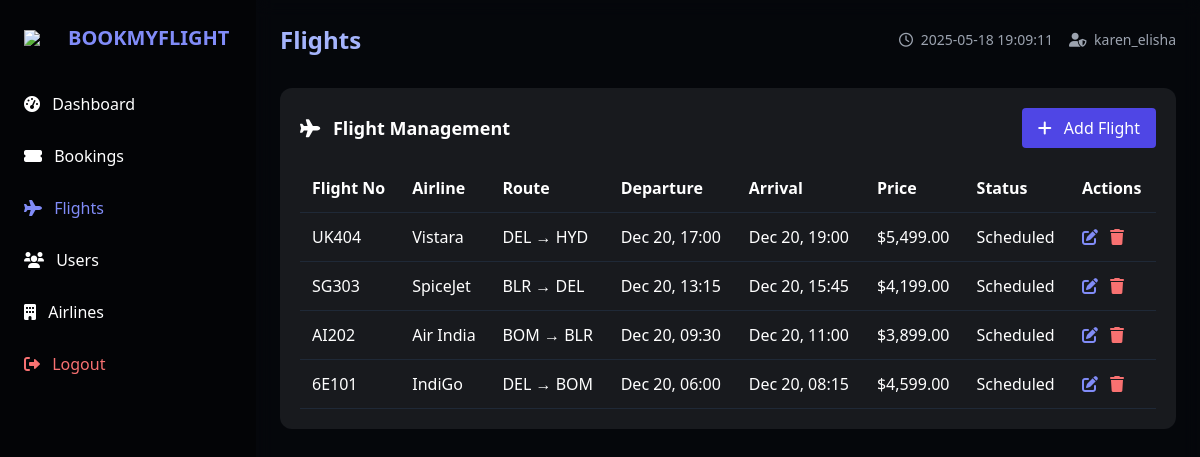
The page /admin-dashboard.php?section=flights (signed in) on the database as committed earlier.
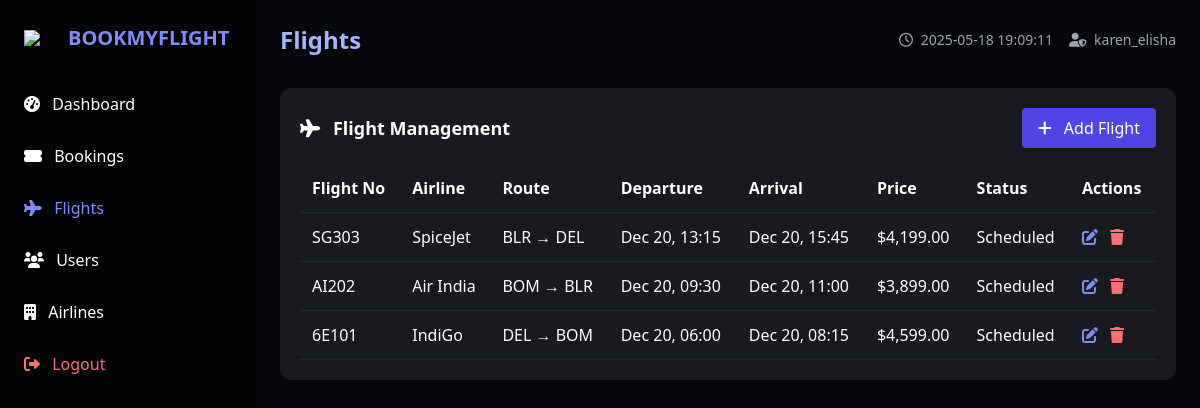
The same page on the database as committed later.
### tables this page shows
CREATE TABLE `flights` (
  `flight_id` int(11) NOT NULL,
  `flight_number` varchar(10) NOT NULL,
  `airline_id` varchar(5) NOT NULL,
  `origin_airport` varchar(10) NOT NULL,
  `destination_airport` varchar(10) NOT NULL,
  `departure_time` datetime NOT NULL,
  `arrival_time` datetime NOT NULL,
  `duration` int(11) NOT NULL,
  `base_price` decimal(10,2) NOT NULL,
  `total_seats` int(11) NOT NULL,
  `available_seats` int(11) NOT NULL,
  `flight_status` enum('Scheduled','Delayed','Departed','Arrived','Cancelled') DEFAULT 'Scheduled'
);

CREATE TABLE `airlines` (
  `airline_id` varchar(5) NOT NULL,
  `airline_name` varchar(100) NOT NULL,
  `logo_url` varchar(255) DEFAULT NULL,
  `website` varchar(255) DEFAULT NULL,
  `customer_care` varchar(50) DEFAULT NULL,
  `contact_url` varchar(255) DEFAULT NULL,
  `active` tinyint(1) DEFAULT 1
);

### admin-dashboard.php (the view, shortened to what this page needs)
<?php
require_once 'db_connect.php';
$flights_result = $mysqli->query("SELECT f.*, a.airline_name
                              FROM flights f
                              JOIN airlines a ON f.airline_id = a.airline_id
                              ORDER BY f.departure_time DESC");
$flights = $flights_result->fetch_all(MYSQLI_ASSOC);
$active_section = isset($_GET['section']) ? $_GET['section'] : 'dashboard';
?>
<!DOCTYPE html>
<html lang="en">
<head>
  <script src="https://cdn.tailwindcss.com"></script>
  <link rel="stylesheet" href="https://cdnjs.cloudflare.com/ajax/libs/font-awesome/6.0.0/css/all.min.css">
</head>
<body class="bg-gray-900 text-white min-h-screen flex">
  <aside class="sidebar w-64 p-6 hidden md:block">
    <div class="flex items-center mb-8">
      <img src="https://img.icons8.com/ios-filled/50/ffffff/airplane-mode-on.png" class="w-8 mr-3">
      <h1 class="text-xl font-bold text-indigo-400">BOOKMYFLIGHT</h1>
    </div>
    <nav class="space-y-3">
      <a href="?section=dashboard" class="block nav-item py-2 <?= $active_section === 'dashboard' ? 'text-indigo-400' : '' ?>">
        <i class="fas fa-tachometer-alt mr-2"></i> Dashboard
      </a>
      <a href="?section=bookings" class="block nav-item py-2 <?= $active_section === 'bookings' ? 'text-indigo-400' : '' ?>">
        <i class="fas fa-ticket-alt mr-2"></i> Bookings
      </a>
      <a href="?section=flights" class="block nav-item py-2 <?= $active_section === 'flights' ? 'text-indigo-400' : '' ?>">
        <i class="fas fa-plane mr-2"></i> Flights
      </a>
      <a href="?section=users" class="block nav-item py-2 <?= $active_section === 'users' ? 'text-indigo-400' : '' ?>">
        <i class="fas fa-users mr-2"></i> Users
      </a>
      <a href="?section=airlines" class="block nav-item py-2 <?= $active_section === 'airlines' ? 'text-indigo-400' : '' ?>">
        <i class="fas fa-building mr-2"></i> Airlines
      </a>
      <a href="?logout" class="block nav-item py-2 text-red-400 mt-8">
        <i class="fas fa-sign-out-alt mr-2"></i> Logout
      </a>
    </nav>
  </aside>
  <main class="main-content flex-1 p-6 overflow-y-auto">
    <header class="flex justify-between items-center mb-8">
      <h2 class="text-2xl font-bold text-indigo-300">
        <?= ucfirst($active_section) ?> <?= $active_section === 'dashboard' ? 'Overview' : '' ?>
      </h2>
      <div class="flex items-center space-x-4">
        <span class="text-sm text-gray-400">
          <i class="far fa-clock mr-1"></i> <?= date('Y-m-d H:i:s') ?>
        </span>
        <span class="text-sm text-gray-400">
          <i class="fas fa-user-shield mr-1"></i> <?= $_SESSION['admin_username'] ?>
        </span>
      </div>
    </header>
<section id="flightsSection" class="section <?= $active_section === 'flights' ? 'active' : '' ?>">
  <div class="card p-5 rounded-xl">
    <div class="flex justify-between items-center mb-4">
      <h3 class="text-lg font-semibold"><i class="fas fa-plane mr-2"></i> Flight Management</h3>
      <button onclick="showFlightForm()" class="bg-indigo-600 hover:bg-indigo-700 px-4 py-2 rounded transition">
        <i class="fas fa-plus mr-2"></i> Add Flight
      </button>
    </div>
    <div class="overflow-x-auto">
      <table class="w-full">
        <thead>
          <tr class="border-b border-gray-800 text-left">
            <th class="p-3">Flight No</th>
            <th class="p-3">Airline</th>
            <th class="p-3">Route</th>
            <th class="p-3">Departure</th>
            <th class="p-3">Arrival</th>
            <th class="p-3">Price</th>
            <th class="p-3">Status</th>
            <th class="p-3">Actions</th>
          </tr>
        </thead>
        <tbody>
          <?php foreach ($flights as $flight):
            $departure = date('M d, H:i', strtotime($flight['departure_time']));
            $arrival = date('M d, H:i', strtotime($flight['arrival_time']));
          ?>
          <tr class="table-row border-b border-gray-800">
            <td class="p-3"><?= $flight['flight_number'] ?></td>
            <td class="p-3"><?= $flight['airline_name'] ?></td>
            <td class="p-3"><?= "{$flight['origin_airport']} → {$flight['destination_airport']}" ?></td>
            <td class="p-3"><?= $departure ?></td>
            <td class="p-3"><?= $arrival ?></td>
            <td class="p-3">$<?= number_format($flight['base_price'], 2) ?></td>
            <td class="p-3">
              <span class="badge <?=
                $flight['flight_status'] === 'On Time' ? 'badge-success' :
                ($flight['flight_status'] === 'Delayed' ? 'badge-warning' : 'badge-danger')
              ?>">
                <?= $flight['flight_status'] ?? 'On Time' ?>
              </span>
            </td>
            <td class="p-3">
              <button onclick="editFlight(
                '<?= $flight['flight_id'] ?>',
                '<?= $flight['airline_id'] ?>',
                '<?= $flight['flight_number'] ?>',
                '<?= $flight['origin_airport'] ?>',
                '<?= $flight['destination_airport'] ?>',
                '<?= date('Y-m-d\TH:i', strtotime($flight['departure_time'])) ?>',
                '<?= date('Y-m-d\TH:i', strtotime($flight['arrival_time'])) ?>',
                '<?= $flight['base_price'] ?>',
                '<?= $flight['available_seats'] ?>'
              )" class="text-indigo-400 hover:text-indigo-300 mr-2">
                <i class="fas fa-edit"></i>
              </button>
              <a href="?delete_flight=<?= $flight['flight_id'] ?>" class="text-red-400 hover:text-red-300" onclick="return confirm('Are you sure you want to delete this flight?')">
                <i class="fas fa-trash"></i>
              </a>
            </td>
          </tr>
          <?php endforeach; ?>
        </tbody>
      </table>
    </div>
  </div>
</section>
  </main>
</body>
</html>

### admin-dashboard.php (style rules this page uses)
.sidebar { background: rgba(0, 0, 0, 0.85); }
.main-content { background: rgba(0, 0, 0, 0.7); backdrop-filter: blur(8px); }
.card { background: rgba(255, 255, 255, 0.08); transition: all 0.3s ease; }
.nav-item { transition: color 0.2s ease; }
.section { display: none; opacity: 0; transition: opacity 0.3s ease; }
.section.active { display: block; opacity: 1; }
.badge-danger { @apply bg-red-900 text-red-300; }

Rows that differ between the two databases and show on the page:
removed flights: flight_number "UK404", airline.airline_name "Vistara", origin_airport "DEL", destination_airport "HYD", departure_time "Dec 20, 17:00", arrival_time "Dec 20, 19:00", base_price "5,499.00", flight_status "Scheduled"
